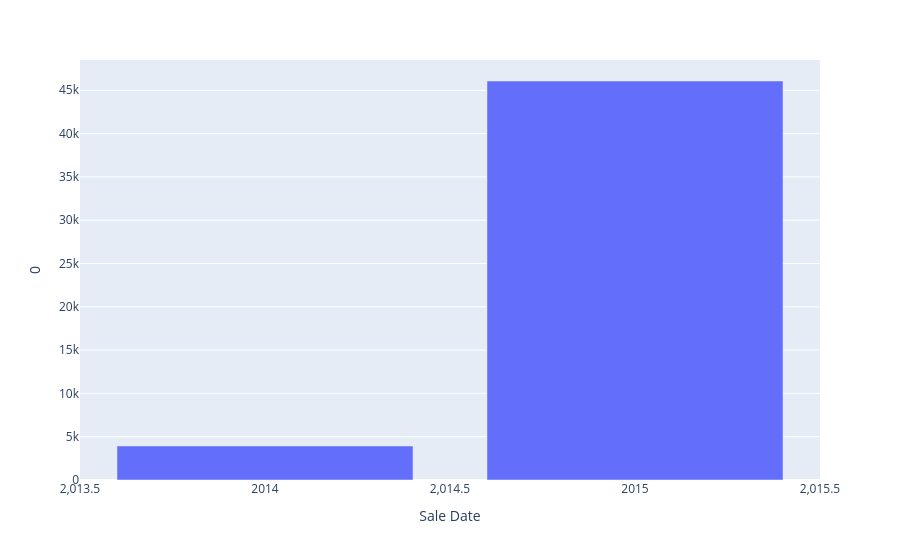

Notebook cell for this chart:
### Code cell
px.bar(data_frame=records_per_year_df,x=records_per_year_df.index , y=records_per_year_df[0])

### Figure 1 — Plotly figure (JSON) as saved in the notebook; plotly's stock layout.template omitted (floating-point values rounded to 4 significant figures)
{"data": [{"hovertemplate": "Sale Date=%{x}<br>0=%{y}<extra></extra>", "legendgroup": "", "marker": {"color": "#636efa", "pattern": {"shape": ""}}, "name": "", "orientation": "v", "showlegend": false, "textposition": "auto", "type": "bar", "x": [2014, 2015], "xaxis": "x", "y": [3928, 46072], "yaxis": "y"}], "layout": {"barmode": "relative", "legend": {"tracegroupgap": 0}, "margin": {"t": 60}, "xaxis": {"anchor": "y", "domain": [0, 1], "title": {"text": "Sale Date"}}, "yaxis": {"anchor": "x", "domain": [0, 1], "title": {"text": "0"}}}}
